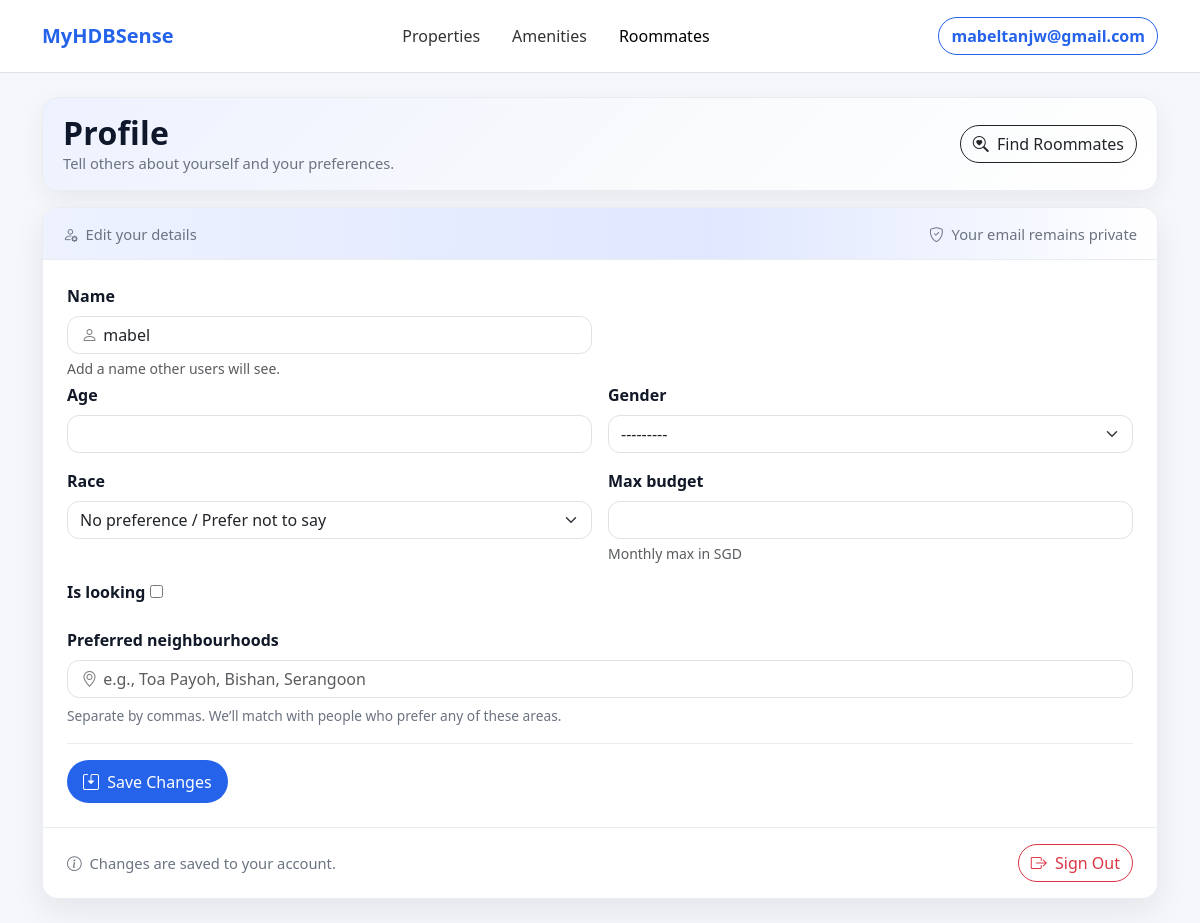
Page /accounts/roommate/profile/ (signed in) on the committed database.
### accounts/models.py (models this page shows, shortened)
class CustomUser(AbstractUser):
    email = models.EmailField(unique=True)

class RoommateProfile(models.Model):
    user = models.OneToOneField(settings.AUTH_USER_MODEL, on_delete=models.CASCADE, related_name="roommate_profile")
    age = models.PositiveIntegerField(null=True, blank=True)
    gender = models.CharField(max_length=16, choices=GENDER_CHOICES, blank=True)
    race = models.CharField(max_length=16, choices=RACE_CHOICES, default="-", blank=True)
    max_budget = models.PositiveIntegerField(null=True, blank=True, help_text="Monthly max in SGD")
    preferred_neighbourhoods = models.JSONField(default=list, blank=True)
    is_looking = models.BooleanField(default=False)
    created_at = models.DateTimeField(auto_now_add=True)
    updated_at = models.DateTimeField(auto_now=True)

### accounts/views.py (the view)
# urls.py: path('roommate/profile/', views.roommate_profile_edit, name='roommate_profile_edit'),
@login_required
def roommate_profile_edit(request):
    profile, _ = RoommateProfile.objects.get_or_create(user=request.user)
    if request.method == "POST":
        form = RoommateProfileForm(request.POST, instance=profile)
        if form.is_valid():
            p = form.save(commit=False)
            p.preferred_neighbourhoods = form.cleaned_data.get("preferred_neighbourhoods", [])
            p.save()
            messages.success(request, "Roommate profile updated.")
            return redirect("roommate_profile_edit")
    else:
        initial_csv = ", ".join(profile.preferred_neighbourhoods or [])
        form = RoommateProfileForm(instance=profile, initial={"neighbourhoods_csv": initial_csv})
    return render(request, "accounts/roommate_profile_edit.html", {"form": form})

### accounts/forms.py (shortened to what this page needs)
class RoommateProfileForm(forms.ModelForm):
    neighbourhoods_csv = forms.CharField(
        required=False,
        label="Preferred neighbourhoods (comma-separated)",
        help_text="e.g., Toa Payoh, Tampines, Punggol",
    )
    class Meta:
        model = RoommateProfile
        fields = ["age", "gender", "race", "max_budget", "is_looking"]
        widgets = {
            "gender": forms.Select(choices=GENDER_CHOICES),
            "race": forms.Select(choices=RACE_CHOICES),
        }

### accounts/templates/accounts/roommate_profile_edit.html (shortened to what this page needs)
{% load static %}
<!DOCTYPE html>
<html lang="en">
<head>
  <link href="https://cdn.jsdelivr.net/npm/bootstrap@5.3.3/dist/css/bootstrap.min.css" rel="stylesheet"/>
  <link href="https://cdn.jsdelivr.net/npm/bootstrap-icons@1.11.3/font/bootstrap-icons.css" rel="stylesheet"/>
</head>
<body>
  {% include "accounts/navbar.html" %}
  <main class="container py-4">
    <section class="hero mb-3 d-flex align-items-center justify-content-between gap-2">
      <div>
        <h2 class="mb-0 section-title">Profile</h2>
        <div class="small-muted">Tell others about yourself and your preferences.</div>
      </div>
      <a href="{% url 'roommates' %}" class="btn btn-outline-dark">
        <i class="bi bi-search-heart me-1"></i> Find Roommates
      </a>
    </section>
    <section class="card card-soft">
      <div class="card-header-bar d-flex align-items-center justify-content-between">
        <div class="small-muted"><i class="bi bi-person-gear me-1"></i> Edit your details</div>
        <div class="small-muted"><i class="bi bi-shield-check me-1"></i> Your email remains private</div>
      </div>
      <div class="card-body p-3 p-md-4">
        <form method="post" class="form-grid">
          <div class="row g-3 mb-1">
            <div class="col-12 col-md-6">
              <label class="form-label">Name</label>
              {% if form.display_name %}
                <div class="input-icon">
                  <i class="bi bi-person"></i>
                  {{ form.display_name }}
                </div>
              {% elif form.name %}
                <div class="input-icon">
                  <i class="bi bi-person"></i>
                  {{ form.name }}
                </div>
              {% else %}
                <div class="input-icon">
                  <i class="bi bi-person"></i>
                  <input type="text" name="display_name" class="form-control"
                         value="{{ user.get_full_name|default:user.username|default:user.email }}">
                </div>
                <div class="form-text">Add a name other users will see.</div>
              {% endif %}
            </div>
          </div>
          <div class="row g-3">
            {% for field in form.visible_fields %}
              {% if field.name not in 'preferred_neighbourhoods neighbourhoods_csv' %}
                <div class="col-12 col-md-6">
                  <label class="form-label" for="{{ field.id_for_label }}">{{ field.label }}</label>
                  {{ field }}
                  {% if field.help_text %}
                    <div class="form-text">{{ field.help_text|safe }}</div>
                  {% endif %}
                </div>
              {% endif %}
            {% endfor %}
          </div>
          <div class="mt-3">
            <label for="id_neighbourhoods_csv" class="form-label">Preferred neighbourhoods</label>
            <div class="input-icon">
              <i class="bi bi-geo-alt"></i>
              <input type="text"
                     name="neighbourhoods_csv"
                     id="id_neighbourhoods_csv"
                     class="form-control"
                     placeholder="e.g., Toa Payoh, Bishan, Serangoon"
                     value="{{ form.initial.neighbourhoods_csv }}">
            </div>
            <div class="hint mt-2">Separate by commas. We’ll match with people who prefer any of these areas.</div>
          </div>
          <div class="divider"></div>
          <button type="submit" class="btn btn-brand text-white">
            <i class="bi bi-save2 me-1"></i> Save Changes
          </button>
        </form>
      </div>
      <div class="save-row px-3 px-md-4 py-3 d-flex justify-content-between align-items-center">
        <div class="small-muted"><i class="bi bi-info-circle me-1"></i> Changes are saved to your account.</div>
        <form action="{% url 'logout' %}" method="post" class="m-0">
          <button type="submit" class="btn btn-outline-danger rounded-pill">
            <i class="bi bi-box-arrow-right me-1"></i> Sign Out
          </button>
        </form>
      </div>
    </section>
  </main>
</body>
</html>

### accounts/templates/accounts/navbar.html (shortened to what this page needs)
{% load static %}
<nav class="navbar navbar-expand-lg navbar-light bg-white border-bottom py-3">
  <div class="container">
    <a class="navbar-brand fw-bold" href="{% url 'home' %}" style="color:#2563eb;">MyHDBSense</a>
    <div class="collapse navbar-collapse" id="mainNav">
      <ul class="navbar-nav mx-auto gap-lg-3">
        <li class="nav-item">
          <a class="nav-link {% if request.resolver_match.url_name == 'properties' %}active{% endif %}"
             href="{% url 'properties' %}">Properties</a>
        </li>
        <li class="nav-item">
          <a class="nav-link {% if request.resolver_match.url_name == 'amenities' or request.resolver_match.url_name == 'search_amenities' %}active{% endif %}"
             href="{% url 'amenities' %}">Amenities</a>
        </li>
        {% with name=request.resolver_match.url_name %}
        <li class="nav-item">
          <a class="nav-link {% if name in 'roommates sharing_request roommate_profile_edit' %}active{% endif %}"
             href="{% url 'roommates' %}">Roommates</a>
        </li>
        {% endwith %}
      </ul>
      <div class="d-flex ms-lg-3 align-items-center gap-2">
        {% if user.is_authenticated %}
          <a href="{% url 'roommate_profile_edit' %}"
             class="btn btn-outline-primary rounded-pill fw-semibold"
             style="border-color:#2563eb;color:#2563eb;">
            {{ user.email|default:user.username|default:"Profile" }}
          </a>
        {% endif %}
      </div>
    </div>
  </div>
</nav>

### accounts/templates/accounts/roommate_profile_edit.html (style rules this page uses)
:root { --brand:#2563eb; --ink:#0f172a; --muted:#6b7280; --bg:#f6f7fb; --card:#ffffff; --border:#e9edf2; --r:16px; }
body { background:var(--bg); }
.hero { background:linear-gradient(135deg,#eef2ff 0%,#f8fafc 55%,#fff 100%); border:1px solid var(--border); border-radius:var(--r); padding:1rem 1.25rem; box-shadow:0 8px 26px rgba(16,24,40,.06); }
.card-soft { border:1px solid var(--border); border-radius:var(--r); background:var(--card); box-shadow:0 12px 32px rgba(16,24,40,.08); overflow:hidden; }
.section-title { font-weight:800; letter-spacing:.2px; color:var(--ink); }
.small-muted { color:var(--muted); font-size:.92rem; }
.divider { height:1px; background:var(--border); margin:1rem 0; }
.form-label { font-weight:650; color:#111827; }
.hint { color:var(--muted); font-size:.86rem; }
.btn-brand { background:var(--brand); border:none; border-radius:999px; padding:.6rem 1rem; }
.btn-outline-dark { border-radius:999px; }
.input-icon { position:relative; }
.input-icon i { position:absolute; left:.9rem; top:50%; transform:translateY(-50%); opacity:.6; }
.input-icon input { padding-left:2.2rem; }
.card-header-bar { background:linear-gradient(90deg,#eef2ff, #e0e7ff 60%, #fff); border-bottom:1px solid var(--border); padding:.9rem 1.25rem; }
.save-row { background:linear-gradient(180deg, rgba(255,255,255,.85), #fff); border-top:1px solid var(--border); }
.form-control,.form-select { border-radius:12px; }

### accounts/templates/accounts/navbar.html (style rules this page uses)
.nav-link { font-weight:500; color:#333; }
.nav-link.active, .nav-link:hover { color:#2563eb; }

### rows in the picture
CustomUser: email "mabeltanjw@gmail.com", display_name "mabel"
RoommateProfile: visible_fields "---------" "No preference / Prefer not to say"

### other values in the picture
{{ field.label }} "Age" "Gender" "Race" "Max budget" "Is looking"
{{ field.help_text|safe }} "Monthly max in SGD"
